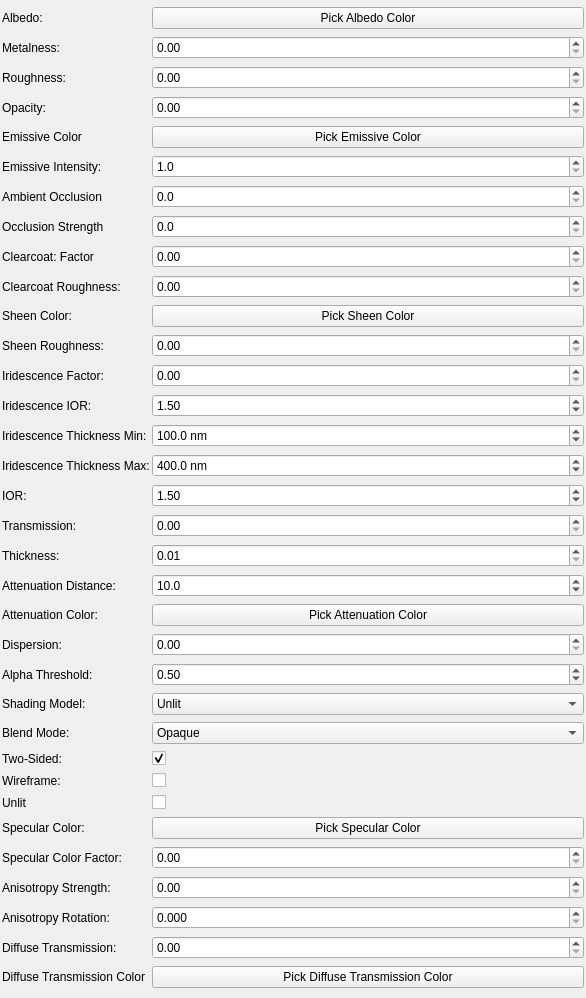
         <widget class="QWidget" name="scrollContents">
          <property name="geometry">
           <rect>
            <x>0</x>
            <y>0</y>
            <width>586</width>
            <height>998</height>
           </rect>
          </property>
          <layout class="QGridLayout" name="gridLayout_4">
           <property name="leftMargin">
            <number>2</number>
           </property>
           <property name="topMargin">
            <number>2</number>
           </property>
           <property name="rightMargin">
            <number>2</number>
           </property>
           <property name="bottomMargin">
            <number>2</number>
           </property>
           <property name="spacing">
            <number>2</number>
           </property>
           <item row="33" column="1">
            <widget class="QDoubleSpinBox" name="doubleSpinBoxSpecularFactor">
             <property name="toolTip">
              <string>Strength of the dielectric specular reflection</string>
             </property>
             <property name="decimals">
              <number>2</number>
             </property>
             <property name="minimum">
              <double>0.000000000000000</double>
             </property>
             <property name="maximum">
              <double>1.000000000000000</double>
             </property>
             <property name="singleStep">
              <double>0.010000000000000</double>
             </property>
            </widget>
           </item>
           <item row="36" column="1">
            <widget class="QDoubleSpinBox" name="doubleSpinBoxDiffuseTransmissionFactor">
             <property name="toolTip">
              <string>How much light passes through as diffuse transmission</string>
             </property>
             <property name="decimals">
              <number>2</number>
             </property>
             <property name="minimum">
              <double>0.000000000000000</double>
             </property>
             <property name="maximum">
              <double>1.000000000000000</double>
             </property>
             <property name="singleStep">
              <double>0.010000000000000</double>
             </property>
            </widget>
           </item>
           <item row="20" column="1">
            <widget class="QDoubleSpinBox" name="iorSpin">
             <property name="toolTip">
              <string>Index of refraction</string>
             </property>
             <property name="decimals">
              <number>2</number>
             </property>
             <property name="minimum">
              <double>1.000000000000000</double>
             </property>
             <property name="maximum">
              <double>3.000000000000000</double>
             </property>
             <property name="singleStep">
              <double>0.010000000000000</double>
             </property>
             <property name="value">
              <double>1.500000000000000</double>
             </property>
            </widget>
           </item>
           <item row="29" column="1">
            <widget class="QCheckBox" name="twoSidedCheck">
             <property name="toolTip">
              <string>Disable backface culling for this material</string>
             </property>
             <property name="text">
              <string/>
             </property>
             <property name="checked">
              <bool>true</bool>
             </property>
            </widget>
           </item>
           <item row="24" column="1">
            <widget class="QPushButton" name="btnAttenuationColor">
             <property name="toolTip">
              <string>Absorption tint color light picks up passing through the
volume</string>
             </property>
             <property name="text">
              <string>Pick Attenuation Color</string>
             </property>
            </widget>
           </item>
           <item row="13" column="1">
            <widget class="QDoubleSpinBox" name="iridescenceIorSpin">
             <property name="toolTip">
              <string>Index of refraction of the iridescent thin film</string>
             </property>
             <property name="decimals">
              <number>2</number>
             </property>
             <property name="minimum">
              <double>1.000000000000000</double>
             </property>
             <property name="maximum">
              <double>2.500000000000000</double>
             </property>
             <property name="singleStep">
              <double>0.010000000000000</double>
             </property>
             <property name="value">
              <double>1.500000000000000</double>
             </property>
            </widget>
           </item>
           <item row="23" column="1">
            <widget class="QDoubleSpinBox" name="attenuationDistanceSpin">
             <property name="toolTip">
              <string>Distance light travels through the volume before this much
absorption</string>
             </property>
             <property name="decimals">
              <number>1</number>
             </property>
             <property name="minimum">
              <double>0.000000000000000</double>
             </property>
             <property name="maximum">
              <double>100.000000000000000</double>
             </property>
             <property name="singleStep">
              <double>0.100000000000000</double>
             </property>
             <property name="value">
              <double>10.000000000000000</double>
             </property>
            </widget>
           </item>
           <item row="8" column="0">
            <widget class="QLabel" name="lblClearcoat">
             <property name="text">
              <string>Clearcoat: Factor</string>
             </property>
            </widget>
           </item>
           <item row="10" column="0">
            <widget class="QLabel" name="lblSheencolor">
             <property name="text">
              <string>Sheen Color:</string>
             </property>
            </widget>
           </item>
           <item row="2" column="0">
            <widget class="QLabel" name="lblRoughness">
             <property name="text">
              <string>Roughness:</string>
             </property>
            </widget>
           </item>
           <item row="26" column="0">
            <widget class="QLabel" name="lblAlphathreshold">
             <property name="text">
              <string>Alpha Threshold:</string>
             </property>
            </widget>
           </item>
           <item row="27" column="0">
            <widget class="QLabel" name="lblShadingmodel">
             <property name="text">
              <string>Shading Model:</string>
             </property>
            </widget>
           </item>
           <item row="22" column="0">
            <widget class="QLabel" name="lblThickness">
             <property name="text">
              <string>Thickness:</string>
             </property>
            </widget>
           </item>
           <item row="4" column="1">
            <widget class="QPushButton" name="btnEmissiveColor">
             <property name="toolTip">
              <string>Pick the emissive (self-lit) color</string>
             </property>
             <property name="text">
              <string>Pick Emissive Color</string>
             </property>
            </widget>
           </item>
           <item row="21" column="1">
            <widget class="QDoubleSpinBox" name="transmissionSpin">
             <property name="toolTip">
              <string>How much light passes straight through (glass-like)</string>
             </property>
             <property name="decimals">
              <number>2</number>
             </property>
             <property name="minimum">
              <double>0.000000000000000</double>
             </property>
             <property name="maximum">
              <double>1.000000000000000</double>
             </property>
             <property name="singleStep">
              <double>0.010000000000000</double>
             </property>
             <property name="value">
              <double>0.000000000000000</double>
             </property>
            </widget>
           </item>
           <item row="6" column="0">
            <widget class="QLabel" name="lblAmbientOcclusion">
             <property name="text">
              <string>Ambient Occlusion</string>
             </property>
            </widget>
           </item>
           <item row="32" column="0">
            <widget class="QLabel" name="lblSpecularcolor">
             <property name="text">
              <string>Specular Color:</string>
             </property>
            </widget>
           </item>
           <item row="23" column="0">
            <widget class="QLabel" name="lblAttenuationdistance">
             <property name="text">
              <string>Attenuation Distance:</string>
             </property>
            </widget>
           </item>
           <item row="7" column="0">
            <widget class="QLabel" name="lblOcclusionStrength">
             <property name="text">
              <string>Occlusion Strength</string>
             </property>
            </widget>
           </item>
           <item row="25" column="0">
            <widget class="QLabel" name="lblDispersion">
             <property name="text">
              <string>Dispersion:</string>
             </property>
            </widget>
           </item>
           <item row="13" column="0">
            <widget class="QLabel" name="lblIridescenceior">
             <property name="text">
              <string>Iridescence IOR:</string>
             </property>
            </widget>
           </item>
           <item row="24" column="0">
            <widget class="QLabel" name="lblAttenuationcolor">
             <property name="text">
              <string>Attenuation Color:</string>
             </property>
            </widget>
           </item>
           <item row="25" column="1">
            <widget class="QDoubleSpinBox" name="dispersionSpin">
             <property name="toolTip">
              <string>Strength of chromatic aberration in transmitted light</string>
             </property>
             <property name="decimals">
              <number>2</number>
             </property>
             <property name="minimum">
              <double>0.000000000000000</double>
             </property>
             <property name="maximum">
              <double>1.000000000000000</double>
             </property>
             <property name="singleStep">
              <double>0.010000000000000</double>
             </property>
             <property name="value">
              <double>0.000000000000000</double>
             </property>
            </widget>
           </item>
           <item row="20" column="0">
            <widget class="QLabel" name="lblIor">
             <property name="text">
              <string>IOR:</string>
             </property>
            </widget>
           </item>
           <item row="28" column="0">
            <widget class="QLabel" name="lblBlendmode">
             <property name="text">
              <string>Blend Mode:</string>
             </property>
            </widget>
           </item>
           <item row="15" column="0">
            <widget class="QLabel" name="lblIridescencethicknessmax">
             <property name="text">
              <string>Iridescence Thickness Max:</string>
             </property>
            </widget>
           </item>
           <item row="34" column="1">
            <widget class="QDoubleSpinBox" name="doubleSpinBoxAnisotropyStrength">
             <property name="toolTip">
              <string>Strength of directional (anisotropic) reflections</string>
             </property>
             <property name="decimals">
              <number>2</number>
             </property>
             <property name="minimum">
              <double>0.000000000000000</double>
             </property>
             <property name="maximum">
              <double>1.000000000000000</double>
             </property>
             <property name="singleStep">
              <double>0.010000000000000</double>
             </property>
            </widget>
           </item>
           <item row="12" column="0">
            <widget class="QLabel" name="lblIridescencefactor">
             <property name="text">
              <string>Iridescence Factor:</string>
             </property>
            </widget>
           </item>
           <item row="37" column="1">
            <widget class="QPushButton" name="btnDiffTransColor">
             <property name="toolTip">
              <string>Tint color for the diffuse transmission</string>
             </property>
             <property name="text">
              <string>Pick Diffuse Transmission Color</string>
             </property>
            </widget>
           </item>
           <item row="1" column="0">
            <widget class="QLabel" name="lblMetalness">
             <property name="text">
              <string>Metalness:</string>
             </property>
            </widget>
           </item>
           <item row="22" column="1">
            <widget class="QDoubleSpinBox" name="thicknessSpin">
             <property name="toolTip">
              <string>Volume thickness, for transmission/absorption calculations</string>
             </property>
             <property name="decimals">
              <number>2</number>
             </property>
             <property name="minimum">
              <double>0.010000000000000</double>
             </property>
             <property name="maximum">
              <double>10.000000000000000</double>
             </property>
             <property name="singleStep">
              <double>0.100000000000000</double>
             </property>
             <property name="value">
              <double>0.010000000000000</double>
             </property>
            </widget>
           </item>
           <item row="30" column="0">
            <widget class="QLabel" name="lblWireframe">
             <property name="text">
              <string>Wireframe:</string>
             </property>
            </widget>
           </item>
           <item row="14" column="0">
            <widget class="QLabel" name="lblIridescencethicknessmin">
             <property name="text">
              <string>Iridescence Thickness Min:</string>
             </property>
            </widget>
           </item>
           <item row="7" column="1">
            <widget class="QDoubleSpinBox" name="occlusionStrengthSpin">
             <property name="toolTip">
              <string>Strength of the ambient occlusion map's darkening</string>
             </property>
             <property name="decimals">
              <number>1</number>
             </property>
             <property name="minimum">
              <double>0.000000000000000</double>
             </property>
             <property name="maximum">
              <double>1.000000000000000</double>
             </property>
             <property name="singleStep">
              <double>0.100000000000000</double>
             </property>
             <property name="value">
              <double>0.000000000000000</double>
             </property>
            </widget>
           </item>
           <item row="31" column="1">
            <widget class="QCheckBox" name="unlitCheck">
             <property name="toolTip">
              <string>Ignore lighting; show the flat base color only</string>
             </property>
             <property name="text">
              <string/>
             </property>
            </widget>
           </item>
           <item row="29" column="0">
            <widget class="QLabel" name="lblTwosided">
             <property name="text">
              <string>Two-Sided:</string>
             </property>
            </widget>
           </item>
           <item row="2" column="1">
            <widget class="QDoubleSpinBox" name="roughnessSpin">
             <property name="toolTip">
              <string>Surface roughness factor</string>
             </property>
             <property name="decimals">
              <number>2</number>
             </property>
             <property name="minimum">
              <double>0.000000000000000</double>
             </property>
             <property name="maximum">
              <double>1.000000000000000</double>
             </property>
             <property name="singleStep">
              <double>0.010000000000000</double>
             </property>
            </widget>
           </item>
           <item row="1" column="1">
            <widget class="QDoubleSpinBox" name="metalnessSpin">
             <property name="toolTip">
              <string>Metallic factor</string>
             </property>
             <property name="decimals">
              <number>2</number>
             </property>
             <property name="minimum">
              <double>0.000000000000000</double>
             </property>
             <property name="maximum">
              <double>1.000000000000000</double>
             </property>
             <property name="singleStep">
              <double>0.010000000000000</double>
             </property>
            </widget>
           </item>
           <item row="27" column="1">
            <widget class="QComboBox" name="shadingCombo">
             <property name="toolTip">
              <string>Shading model used to render this material</string>
             </property>
             <item>
              <property name="text">
               <string>Unlit</string>
              </property>
             </item>
             <item>
              <property name="text">
               <string>Blinn-Phong</string>
              </property>
             </item>
             <item>
              <property name="text">
               <string>PBR</string>
              </property>
             </item>
             <item>
              <property name="text">
               <string>Toon</string>
              </property>
             </item>
            </widget>
           </item>
           <item row="9" column="0">
            <widget class="QLabel" name="lblClearcoatroughness">
             <property name="text">
              <string>Clearcoat Roughness:</string>
             </property>
            </widget>
           </item>
           <item row="5" column="0">
            <widget class="QLabel" name="lblEmissive">
             <property name="text">
              <string>Emissive Intensity:</string>
             </property>
            </widget>
           </item>
           <item row="5" column="1">
            <widget class="QDoubleSpinBox" name="emissiveSpin">
             <property name="toolTip">
              <string>Emissive strength multiplier</string>
             </property>
             <property name="decimals">
              <number>1</number>
             </property>
             <property name="minimum">
              <double>1.000000000000000</double>
             </property>
             <property name="maximum">
              <double>10.000000000000000</double>
             </property>
             <property name="singleStep">
              <double>0.100000000000000</double>
             </property>
             <property name="value">
              <double>1.000000000000000</double>
             </property>
            </widget>
           </item>
           <item row="35" column="1">
            <widget class="QDoubleSpinBox" name="doubleSpinBoxAnisotropyRotation">
             <property name="toolTip">
              <string>Rotation angle of the anisotropic reflection direction</string>
             </property>
             <property name="decimals">
              <number>3</number>
             </property>
             <property name="minimum">
              <double>0.000000000000000</double>
             </property>
             <property name="maximum">
              <double>6.283000000000000</double>
             </property>
             <property name="singleStep">
              <double>0.100000000000000</double>
             </property>
            </widget>
           </item>
           <item row="8" column="1">
            <widget class="QDoubleSpinBox" name="clearcoatSpin">
             <property name="toolTip">
              <string>Strength of the clearcoat layer</string>
             </property>
             <property name="decimals">
              <number>2</number>
             </property>
             <property name="minimum">
              <double>0.000000000000000</double>
             </property>
             <property name="maximum">
              <double>1.000000000000000</double>
             </property>
             <property name="singleStep">
              <double>0.010000000000000</double>
             </property>
             <property name="value">
              <double>0.000000000000000</double>
             </property>
            </widget>
           </item>
           <item row="12" column="1">
            <widget class="QDoubleSpinBox" name="iridescenceFactorSpin">
             <property name="toolTip">
              <string>Strength of the iridescence effect</string>
             </property>
             <property name="decimals">
              <number>2</number>
             </property>
             <property name="minimum">
              <double>0.000000000000000</double>
             </property>
             <property name="maximum">
              <double>1.000000000000000</double>
             </property>
             <property name="singleStep">
              <double>0.010000000000000</double>
             </property>
             <property name="value">
              <double>0.000000000000000</double>
             </property>
            </widget>
           </item>
           <item row="34" column="0">
            <widget class="QLabel" name="lblAnisotropystrength">
             <property name="text">
              <string>Anisotropy Strength:</string>
             </property>
            </widget>
           </item>
           <item row="21" column="0">
            <widget class="QLabel" name="lblTransmission">
             <property name="text">
              <string>Transmission:</string>
             </property>
            </widget>
           </item>
           <item row="3" column="1">
            <widget class="QDoubleSpinBox" name="opacitySpin">
             <property name="toolTip">
              <string>Base color alpha/opacity</string>
             </property>
             <property name="decimals">
              <number>2</number>
             </property>
             <property name="minimum">
              <double>0.000000000000000</double>
             </property>
             <property name="maximum">
              <double>1.000000000000000</double>
             </property>
             <property name="singleStep">
              <double>0.010000000000000</double>
             </property>
            </widget>
           </item>
           <item row="0" column="0">
            <widget class="QLabel" name="lblAlbedo">
             <property name="text">
              <string>Albedo:</string>
             </property>
            </widget>
           </item>
           <item row="33" column="0">
            <widget class="QLabel" name="lblSpecularcolorfactor">
             <property name="text">
              <string>Specular Color Factor:</string>
             </property>
            </widget>
           </item>
           <item row="0" column="1">
            <widget class="QPushButton" name="btnAlbedoColor">
             <property name="sizePolicy">
              <sizepolicy hsizetype="Expanding" vsizetype="Fixed">
               <horstretch>0</horstretch>
               <verstretch>0</verstretch>
              </sizepolicy>
             </property>
             <property name="maximumSize">
              <size>
               <width>16777215</width>
               <height>16777215</height>
              </size>
             </property>
             <property name="toolTip">
              <string>Pick the base color</string>
             </property>
             <property name="text">
              <string>Pick Albedo Color</string>
             </property>
            </widget>
           </item>
           <item row="35" column="0">
            <widget class="QLabel" name="lblAnisotropyrotation">
             <property name="text">
              <string>Anisotropy Rotation:</string>
             </property>
            </widget>
           </item>
           <item row="26" column="1">
            <widget class="QDoubleSpinBox" name="alphaThresholdSpin">
             <property name="toolTip">
              <string>Alpha cutoff below which pixels are discarded (Mask blend
mode)</string>
             </property>
             <property name="decimals">
              <number>2</number>
             </property>
             <property name="minimum">
              <double>0.000000000000000</double>
             </property>
             <property name="maximum">
              <double>1.000000000000000</double>
             </property>
             <property name="singleStep">
              <double>0.010000000000000</double>
             </property>
             <property name="value">
              <double>0.500000000000000</double>
             </property>
            </widget>
           </item>
           <item row="28" column="1">
            <widget class="QComboBox" name="blendCombo">
             <property name="toolTip">
              <string>How this material's transparency is handled</string>
             </property>
             <item>
              <property name="text">
               <string>Opaque</string>
              </property>
             </item>
             <item>
              <property name="text">
               <string>Masked</string>
              </property>
             </item>
             <item>
              <property name="text">
               <string>Alpha</string>
              </property>
             </item>
             <item>
              <property name="text">
               <string>Additive</string>
              </property>
             </item>
             <item>
              <property name="text">
               <string>Multiply</string>
              </property>
             </item>
            </widget>
           </item>
           <item row="4" column="0">
            <widget class="QLabel" name="lblEmissiveColor">
             <property name="text">
              <string>Emissive Color</string>
             </property>
            </widget>
           </item>
           <item row="37" column="0">
            <widget class="QLabel" name="lblDiffuseTransmissionColor">
             <property name="text">
              <string>Diffuse Transmission Color</string>
             </property>
            </widget>
           </item>
           <item row="9" column="1">
            <widget class="QDoubleSpinBox" name="clearcoatRoughnessSpin">
             <property name="toolTip">
              <string>Roughness of the clearcoat layer</string>
             </property>
             <property name="decimals">
              <number>2</number>
             </property>
             <property name="minimum">
              <double>0.000000000000000</double>
             </property>
             <property name="maximum">
              <double>1.000000000000000</double>
             </property>
             <property name="singleStep">
              <double>0.010000000000000</double>
             </property>
             <property name="value">
              <double>0.000000000000000</double>
             </property>
            </widget>
           </item>
           <item row="15" column="1">
            <widget class="QDoubleSpinBox" name="iridescenceThicknessMaxSpin">
             <property name="toolTip">
              <string>Maximum thin-film thickness for the iridescence effect</string>
             </property>
             <property name="suffix">
              <string> nm</string>
             </property>
             <property name="decimals">
              <number>1</number>
             </property>
             <property name="minimum">
              <double>50.000000000000000</double>
             </property>
             <property name="maximum">
              <double>1500.000000000000000</double>
             </property>
             <property name="singleStep">
              <double>10.000000000000000</double>
             </property>
             <property name="value">
              <double>400.000000000000000</double>
             </property>
            </widget>
           </item>
           <item row="3" column="0">
            <widget class="QLabel" name="lblOpacity">
             <property name="text">
              <string>Opacity:</string>
             </property>
            </widget>
           </item>
           <item row="36" column="0">
            <widget class="QLabel" name="lblDiffusetransmissionfactor">
             <property name="text">
              <string>Diffuse Transmission:</string>
             </property>
            </widget>
           </item>
           <item row="32" column="1">
            <widget class="QPushButton" name="btnSpecularColor">
             <property name="toolTip">
              <string>Tint color for the specular reflection</string>
             </property>
             <property name="text">
              <string>Pick Specular Color</string>
             </property>
            </widget>
           </item>
           <item row="30" column="1">
            <widget class="QCheckBox" name="wireframeCheck">
             <property name="toolTip">
              <string>Render this material as wireframe</string>
             </property>
             <property name="text">
              <string/>
             </property>
            </widget>
           </item>
           <item row="31" column="0">
            <widget class="QLabel" name="lblUnlit">
             <property name="text">
              <string>Unlit</string>
             </property>
            </widget>
           </item>
           <item row="14" column="1">
            <widget class="QDoubleSpinBox" name="iridescenceThicknessMinSpin">
             <property name="toolTip">
              <string>Minimum thin-film thickness for the iridescence effect</string>
             </property>
             <property name="suffix">
              <string> nm</string>
             </property>
             <property name="decimals">
              <number>1</number>
             </property>
             <property name="minimum">
              <double>0.000000000000000</double>
             </property>
             <property name="maximum">
              <double>500.000000000000000</double>
             </property>
             <property name="singleStep">
              <double>10.000000000000000</double>
             </property>
             <property name="value">
              <double>100.000000000000000</double>
             </property>
            </widget>
           </item>
           <item row="6" column="1">
            <widget class="QDoubleSpinBox" name="aoSpin">
             <property name="toolTip">
              <string>Ambient occlusion factor</string>
             </property>
             <property name="decimals">
              <number>1</number>
             </property>
             <property name="minimum">
              <double>0.000000000000000</double>
             </property>
             <property name="maximum">
              <double>1.000000000000000</double>
             </property>
             <property name="singleStep">
              <double>0.100000000000000</double>
             </property>
             <property name="value">
              <double>0.000000000000000</double>
             </property>
            </widget>
           </item>
           <item row="10" column="1">
            <widget class="QPushButton" name="btnSheenColor">
             <property name="toolTip">
              <string>Pick the sheen (fabric-like) tint color</string>
             </property>
             <property name="text">
              <string>Pick Sheen Color</string>
             </property>
            </widget>
           </item>
           <item row="11" column="0">
            <widget class="QLabel" name="lblSheenroughness">
             <property name="text">
              <string>Sheen Roughness:</string>
             </property>
            </widget>
           </item>
           <item row="11" column="1">
            <widget class="QDoubleSpinBox" name="sheenRoughnessSpin">
             <property name="toolTip">
              <string>Roughness of the sheen layer</string>
             </property>
             <property name="decimals">
              <number>2</number>
             </property>
             <property name="minimum">
              <double>0.000000000000000</double>
             </property>
             <property name="maximum">
              <double>1.000000000000000</double>
             </property>
             <property name="singleStep">
              <double>0.010000000000000</double>
             </property>
             <property name="value">
              <double>0.000000000000000</double>
             </property>
            </widget>
           </item>
          </layout>
         </widget>
